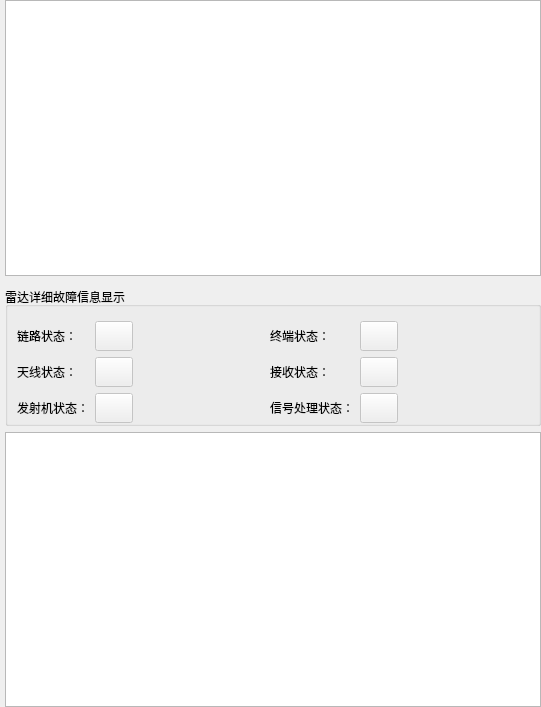
<?xml version="1.0" encoding="UTF-8"?>
<ui version="4.0">
 <class>RadarWidget</class>
 <widget class="QWidget" name="RadarWidget">
  <property name="geometry">
   <rect>
    <x>0</x>
    <y>0</y>
    <width>541</width>
    <height>707</height>
   </rect>
  </property>
  <property name="maximumSize">
   <size>
    <width>16777215</width>
    <height>16777215</height>
   </size>
  </property>
  <property name="windowTitle">
   <string>雷达信息表</string>
  </property>
  <property name="styleSheet">
   <string notr="true">font: 75 9pt &quot;微软雅黑&quot;;</string>
  </property>
  <layout class="QGridLayout" name="gridLayout_2">
   <property name="leftMargin">
    <number>5</number>
   </property>
   <property name="topMargin">
    <number>0</number>
   </property>
   <property name="rightMargin">
    <number>0</number>
   </property>
   <property name="bottomMargin">
    <number>0</number>
   </property>
   <property name="horizontalSpacing">
    <number>0</number>
   </property>
   <item row="3" column="0">
    <widget class="QListWidget" name="listWidget"/>
   </item>
   <item row="2" column="0">
    <widget class="QGroupBox" name="groupBox">
     <property name="title">
      <string>雷达详细故障信息显示</string>
     </property>
     <layout class="QGridLayout" name="gridLayout">
      <property name="leftMargin">
       <number>9</number>
      </property>
      <property name="topMargin">
       <number>9</number>
      </property>
      <property name="rightMargin">
       <number>9</number>
      </property>
      <property name="bottomMargin">
       <number>0</number>
      </property>
      <item row="1" column="4">
       <widget class="QPushButton" name="pushButton_zd">
        <property name="enabled">
         <bool>false</bool>
        </property>
        <property name="minimumSize">
         <size>
          <width>30</width>
          <height>30</height>
         </size>
        </property>
        <property name="text">
         <string/>
        </property>
        <property name="checkable">
         <bool>false</bool>
        </property>
       </widget>
      </item>
      <item row="1" column="1">
       <widget class="QPushButton" name="pushButton_ll">
        <property name="enabled">
         <bool>false</bool>
        </property>
        <property name="minimumSize">
         <size>
          <width>30</width>
          <height>30</height>
         </size>
        </property>
        <property name="text">
         <string/>
        </property>
       </widget>
      </item>
      <item row="0" column="0" colspan="6">
       <spacer name="horizontalSpacer_7">
        <property name="orientation">
         <enum>Qt::Horizontal</enum>
        </property>
        <property name="sizeHint" stdset="0">
         <size>
          <width>520</width>
          <height>5</height>
         </size>
        </property>
       </spacer>
      </item>
      <item row="1" column="3">
       <widget class="QLabel" name="label_zd">
        <property name="text">
         <string>终端状态：</string>
        </property>
       </widget>
      </item>
      <item row="3" column="3">
       <widget class="QLabel" name="label_xhcl">
        <property name="text">
         <string>信号处理状态：</string>
        </property>
       </widget>
      </item>
      <item row="3" column="1">
       <widget class="QPushButton" name="pushButton_fsj">
        <property name="enabled">
         <bool>false</bool>
        </property>
        <property name="minimumSize">
         <size>
          <width>30</width>
          <height>30</height>
         </size>
        </property>
        <property name="text">
         <string/>
        </property>
       </widget>
      </item>
      <item row="1" column="0">
       <widget class="QLabel" name="label_ll">
        <property name="text">
         <string>链路状态：</string>
        </property>
       </widget>
      </item>
      <item row="3" column="0">
       <widget class="QLabel" name="label_fsj">
        <property name="text">
         <string>发射机状态：</string>
        </property>
       </widget>
      </item>
      <item row="2" column="0">
       <widget class="QLabel" name="label_tx">
        <property name="text">
         <string>天线状态：</string>
        </property>
       </widget>
      </item>
      <item row="3" column="4">
       <widget class="QPushButton" name="pushButton_xhcl">
        <property name="enabled">
         <bool>false</bool>
        </property>
        <property name="minimumSize">
         <size>
          <width>30</width>
          <height>30</height>
         </size>
        </property>
        <property name="text">
         <string/>
        </property>
       </widget>
      </item>
      <item row="2" column="3">
       <widget class="QLabel" name="label_js">
        <property name="text">
         <string>接收状态：</string>
        </property>
       </widget>
      </item>
      <item row="2" column="4">
       <widget class="QPushButton" name="pushButton_js">
        <property name="enabled">
         <bool>false</bool>
        </property>
        <property name="minimumSize">
         <size>
          <width>30</width>
          <height>30</height>
         </size>
        </property>
        <property name="text">
         <string/>
        </property>
       </widget>
      </item>
      <item row="2" column="1">
       <widget class="QPushButton" name="pushButton_tx">
        <property name="enabled">
         <bool>false</bool>
        </property>
        <property name="minimumSize">
         <size>
          <width>30</width>
          <height>30</height>
         </size>
        </property>
        <property name="text">
         <string/>
        </property>
       </widget>
      </item>
      <item row="3" column="2">
       <spacer name="horizontalSpacer_5">
        <property name="orientation">
         <enum>Qt::Horizontal</enum>
        </property>
        <property name="sizeHint" stdset="0">
         <size>
          <width>100</width>
          <height>15</height>
         </size>
        </property>
       </spacer>
      </item>
      <item row="2" column="2">
       <spacer name="horizontalSpacer_2">
        <property name="orientation">
         <enum>Qt::Horizontal</enum>
        </property>
        <property name="sizeHint" stdset="0">
         <size>
          <width>100</width>
          <height>16</height>
         </size>
        </property>
       </spacer>
      </item>
      <item row="1" column="2">
       <spacer name="horizontalSpacer">
        <property name="orientation">
         <enum>Qt::Horizontal</enum>
        </property>
        <property name="sizeHint" stdset="0">
         <size>
          <width>100</width>
          <height>15</height>
         </size>
        </property>
       </spacer>
      </item>
      <item row="3" column="5">
       <spacer name="horizontalSpacer_6">
        <property name="orientation">
         <enum>Qt::Horizontal</enum>
        </property>
        <property name="sizeHint" stdset="0">
         <size>
          <width>100</width>
          <height>15</height>
         </size>
        </property>
       </spacer>
      </item>
      <item row="2" column="5">
       <spacer name="horizontalSpacer_4">
        <property name="orientation">
         <enum>Qt::Horizontal</enum>
        </property>
        <property name="sizeHint" stdset="0">
         <size>
          <width>100</width>
          <height>16</height>
         </size>
        </property>
       </spacer>
      </item>
      <item row="1" column="5">
       <spacer name="horizontalSpacer_3">
        <property name="orientation">
         <enum>Qt::Horizontal</enum>
        </property>
        <property name="sizeHint" stdset="0">
         <size>
          <width>100</width>
          <height>20</height>
         </size>
        </property>
       </spacer>
      </item>
     </layout>
    </widget>
   </item>
   <item row="0" column="0">
    <widget class="QTableView" name="tableView">
     <property name="styleSheet">
      <string notr="true">QTableView::item:selected { background-color: rgb(135,206,250) }</string>
     </property>
    </widget>
   </item>
   <item row="1" column="0">
    <spacer name="horizontalSpacer_8">
     <property name="orientation">
      <enum>Qt::Horizontal</enum>
     </property>
     <property name="sizeHint" stdset="0">
      <size>
       <width>520</width>
       <height>5</height>
      </size>
     </property>
    </spacer>
   </item>
  </layout>
 </widget>
 <layoutdefault spacing="6" margin="11"/>
 <resources/>
 <connections/>
</ui>
